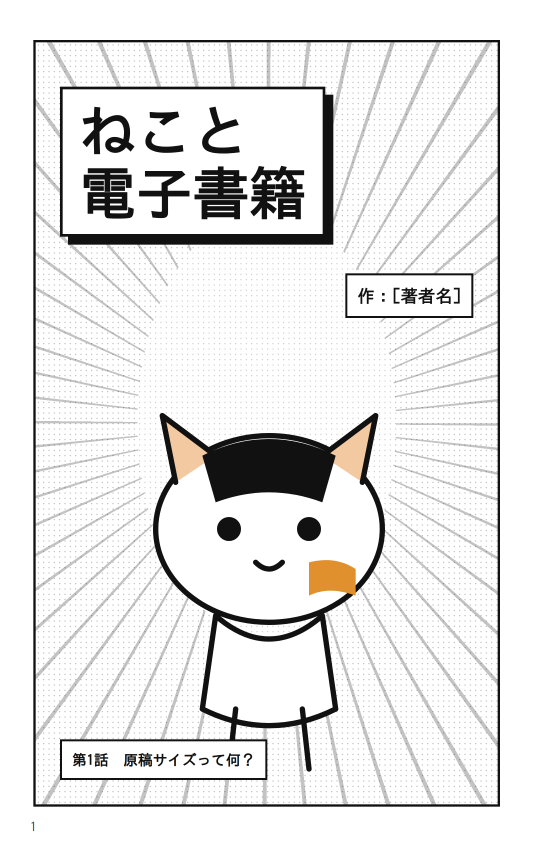
#> input picture manga/sample/pages/p001.png, 1600 x 2560 px (shown at 1/3 size)
$ python -i prepare_pages.py   (imports and definitions only)
#> lines starting #> are read from the running program, lines starting #| are printed output that depends on the picture
#> further down, picture is the input picture: PIL image 1600x2560 RGB; mean R, G, B 231.4, 230.9, 230.4
#!/usr/bin/env python3
"""原稿画像を入稿サイズに揃えて dist/pages に書き出す。

  python3 tools/prepare_pages.py                       # pages/ → dist/pages/
  python3 tools/prepare_pages.py --in pages --out dist/pages --format auto --quality 90

- 縦長画像は高さを page_height に合わせて縮小（拡大はしない）。縦横比が違う場合は
  白（--fill で変更可）で余白を付けて page_width x page_height にする。
- 横長画像は見開きとして (page_width*2) x page_height に同様に揃える。
- --format auto: グレースケール（彩度がほぼ無い）画像は PNG(L)、カラーは JPEG。
- 透過は白で潰す。EXIF 回転を反映。
"""
import argparse
import os

from PIL import Image, ImageChops, ImageOps

from common import ROOT, list_pages, load_book, resolve


def is_grayscale(im, sample=200, tolerance=12):
#> called with sample = 200, tolerance = 12
    small = im.convert("RGB").resize((sample, max(1, int(sample * im.height / im.width))))
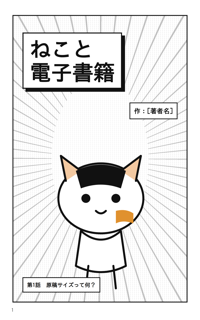
#> small: PIL image 200x320 RGB; mean R, G, B 230.8, 230.3, 229.8
    r, g, b = small.split()
    return (ImageChops.difference(r, g).getextrema()[1] <= tolerance
            and ImageChops.difference(g, b).getextrema()[1] <= tolerance)


# [47 lines left out: functions fit, main, not called in this run]


# [2 lines not run here, left out]

>>> from PIL import Image
>>> picture = Image.open('../sample/pages/p001.png')
>>> result = is_grayscale(picture)
#> result = False
